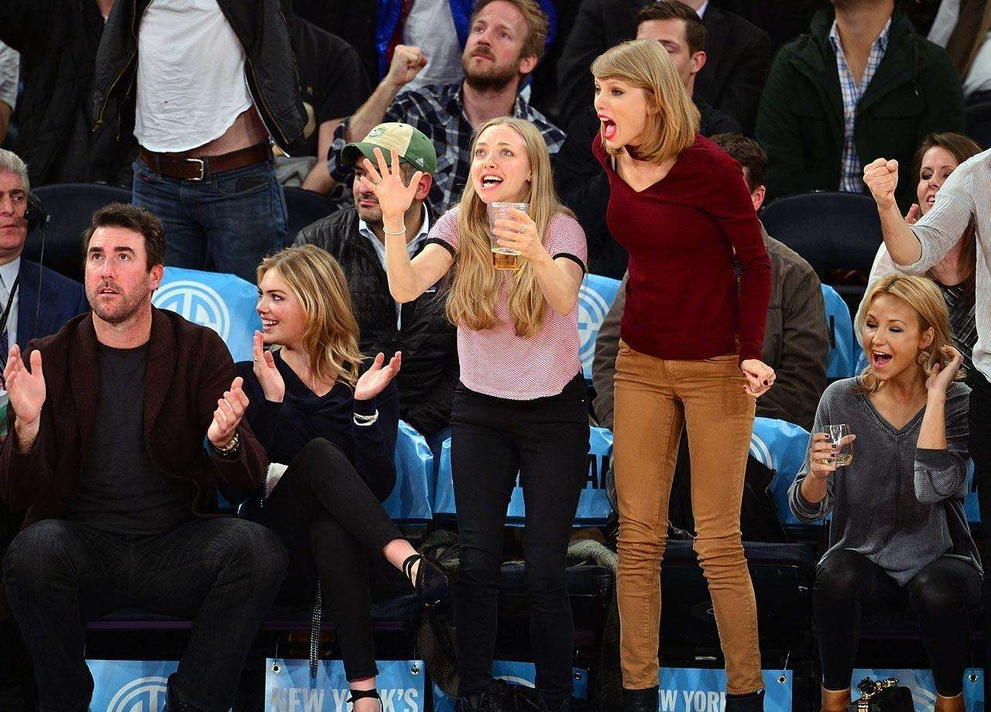
#> input picture src/fans.jpg, 991 x 712 px, shrunk from 1280 x 920 before the run
$ python findfaces_images.py
#> lines starting #> are read from the running program, lines starting #| are printed output that depends on the picture; after the words box and inside, x2 and y2 are one past the last pixel; in counts of white or black regions, pixels touching at a corner belong together
import cv2

imagepath = r'./fans.jpg'

face_cascade = cv2.CascadeClassifier(r'haarcascade_frontalface_default.xml')

image = cv2.imread(imagepath)
#> image is the input picture: shape (712, 991, 3); mean B, G, R 52.8, 55, 67.5
gray = cv2.cvtColor(image,cv2.COLOR_BGR2GRAY)
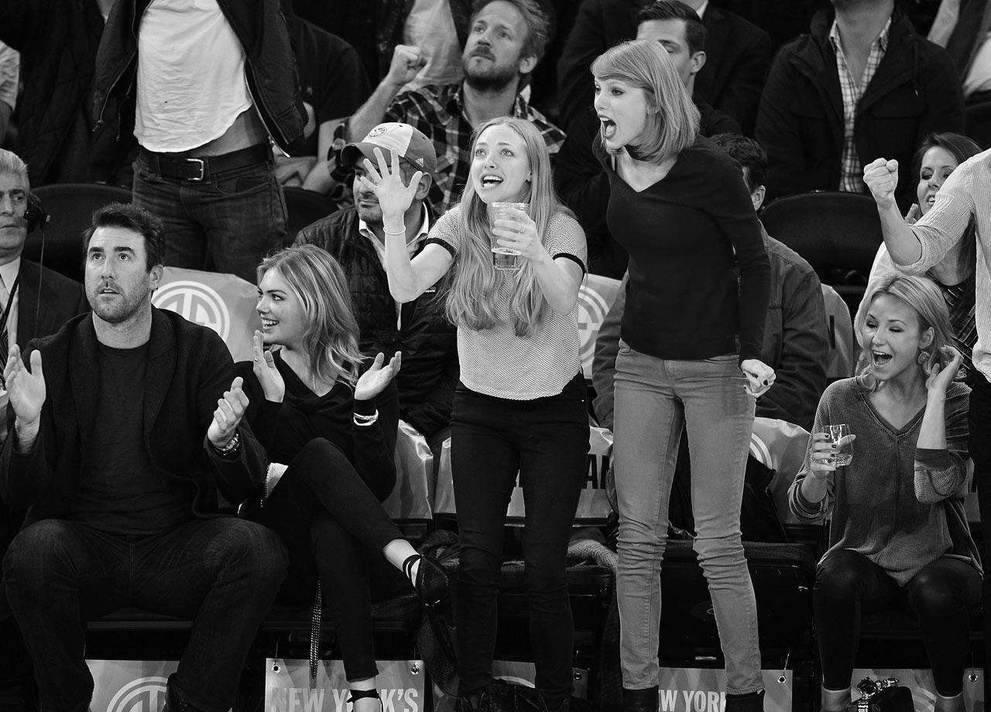
#> gray: shape (712, 991); min 0, max 255, mean 58.5

faces = face_cascade.detectMultiScale(gray,scaleFactor=1.10,minNeighbors=5,minSize=(3,3))
#> faces = [[458, 123, 74, 74], [905, 150, 62, 62], [71, 225, 79, 79], [456, 4, 68, 68], [842, 295, 80, 80], [569, 22, 165, 165]]

print('发现{0}个人脸!'.format(len(faces)))
#| 发现6个人脸!

for(x,y,w,h) in faces:
    cv2.rectangle(image,(x,y),(x+w,y+h),(0,255,0),2)
#> this loop made 6 passes
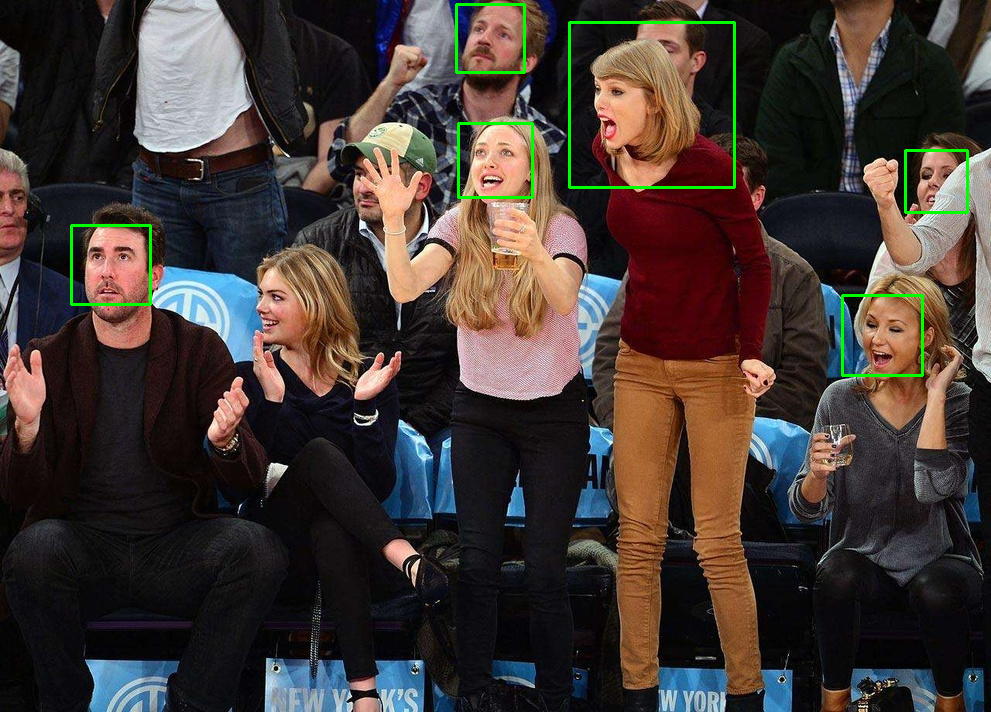
#> image: shape (712, 991, 3); 0.89% of pixels changed, all inside (x1, y1, x2, y2) = (70, 3, 969, 377)

cv2.imshow('faces',image)
cv2.waitKey(0)

cv2.destroyAllWindows()

$ run again, with src/1.jpg copied over src/fans.jpg
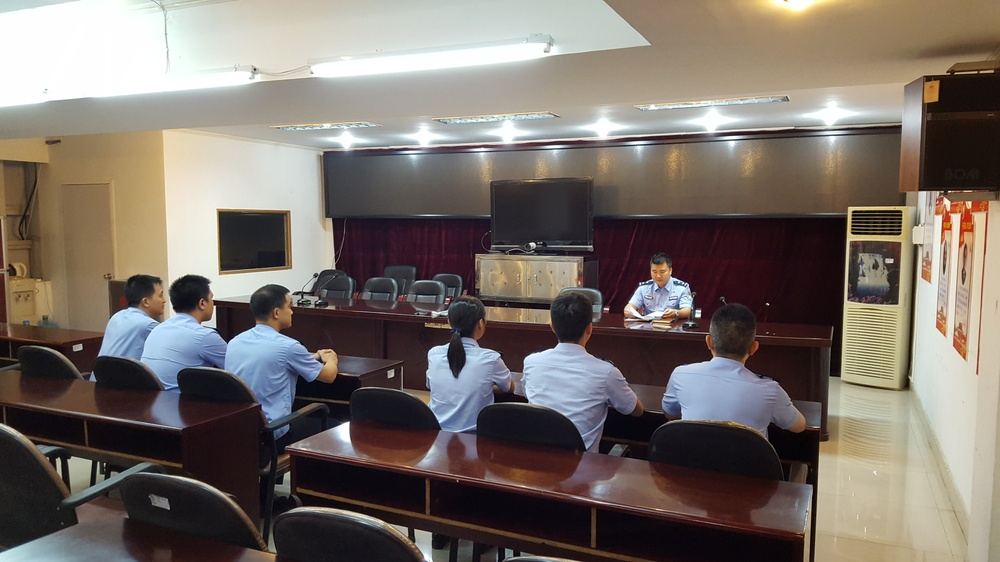
#> input picture src/1.jpg, 1000 x 562 px, shrunk from 2048 x 1152 before the run
#> image is the input picture: shape (562, 1000, 3); mean B, G, R 104, 110.8, 120
#> `gray = cv2.cvtColor(image,cv2.COLOR_BGR2GRAY)`:
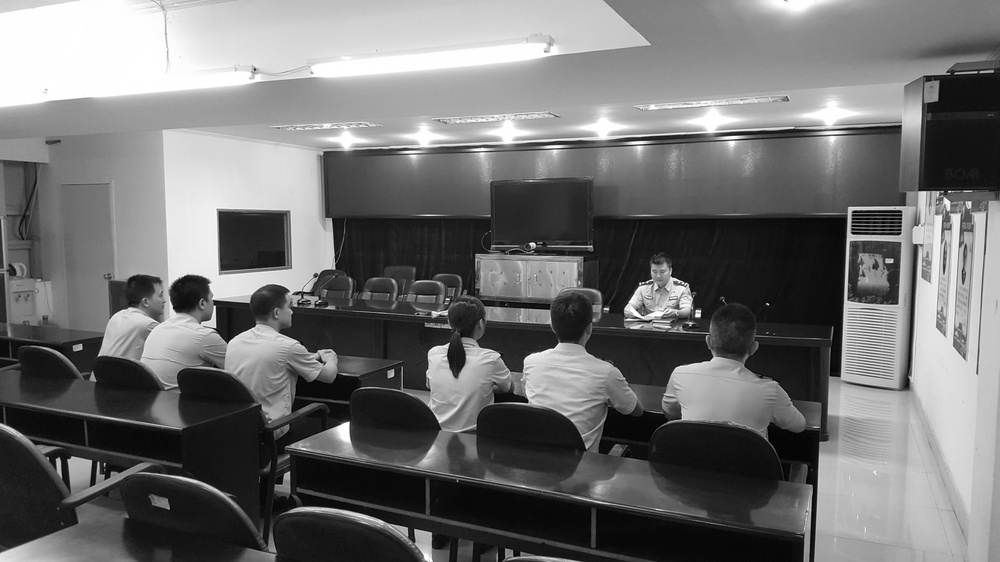
#> gray: shape (562, 1000); min 0, max 255, mean 112.8
#> faces = ()
#| 发现0个人脸!
